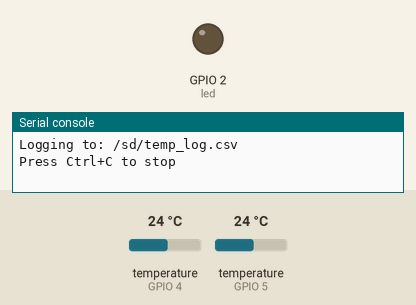
Recording of a program running on a simulated ESP32 board running MicroPython. On the bench: output pins drawn as LEDs (lit = HIGH), the last lines printed to the serial console. The test bench sets the inputs (shaded band); at power-on: temperature (sensors on GPIO 4, GPIO 5) 24 °C. Files the program writes start out absent; files that are not in the repository are absent; the clock reads 2024-03-15 10:24:30 at power-on unless the program sets it.

Above: at 0.1 s.
At 0.88 s:
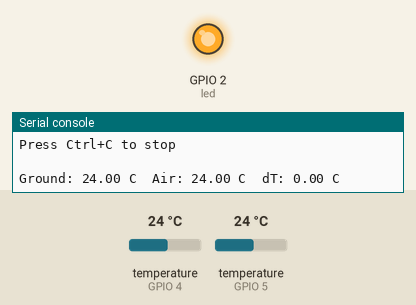
Timing chart, 0 to 2.4 s (numbered marks = the images above):
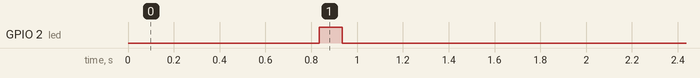

The program:

main.py
```python
"""
Resilience Node - Basic Data Logger

Minimal firmware for ESP32 that logs temperature gradients.
Just logs data, no actuators needed.

Hardware:
- ESP32 dev board
- 2x DS18B20 temperature sensors
- MicroSD card (optional, for local storage)

Wiring:
- GPIO4 -> DS18B20 #1 (ground sensor)
- GPIO5 -> DS18B20 #2 (air sensor)
- Both sensors: 3.3V and GND
- 4.7k ohm pullup resistor on data lines
"""

import machine
import onewire
import ds18x20
import time
from machine import Pin, SoftSPI, SDCard
import os


LOG_INTERVAL = 300  # seconds (5 minutes)


class TemperatureLogger:
    def __init__(self, pin_ground=4, pin_air=5):
        """Initialize temperature sensors."""
        self.ow_ground = onewire.OneWire(Pin(pin_ground))
        self.ow_air = onewire.OneWire(Pin(pin_air))

        self.sensor_ground = ds18x20.DS18X20(self.ow_ground)
        self.sensor_air = ds18x20.DS18X20(self.ow_air)

        self.addr_ground = self.sensor_ground.scan()
        self.addr_air = self.sensor_air.scan()

        if not self.addr_ground:
            print("Warning: No ground sensor found on GPIO4")
        if not self.addr_air:
            print("Warning: No air sensor found on GPIO5")

        self.led = Pin(2, Pin.OUT)
        print("Temperature logger initialized")

    def read_temperatures(self):
        """Read both temperature sensors."""
        readings = {
            'timestamp': time.time(),
            'temp_ground': None,
            'temp_air': None,
            'delta_t': None,
        }

        try:
            self.sensor_ground.convert_temp()
            self.sensor_air.convert_temp()
            time.sleep_ms(750)

            if self.addr_ground:
                readings['temp_ground'] = self.sensor_ground.read_temp(self.addr_ground[0])
            if self.addr_air:
                readings['temp_air'] = self.sensor_air.read_temp(self.addr_air[0])

            if readings['temp_ground'] is not None and readings['temp_air'] is not None:
                readings['delta_t'] = readings['temp_ground'] - readings['temp_air']
        except Exception as e:
            print(f"Error reading sensors: {e}")

        return readings

    def format_log_entry(self, readings):
        """Format readings as CSV line."""
        return (f"{readings['timestamp']},"
                f"{readings.get('temp_ground', 'NA')},"
                f"{readings.get('temp_air', 'NA')},"
                f"{readings.get('delta_t', 'NA')}\n")

    def blink_status(self):
        """Blink LED to show activity."""
        self.led.value(1)
        time.sleep_ms(100)
        self.led.value(0)


def setup_sd_card():
    """Initialize SD card for data logging."""
    try:
        spi = SoftSPI(sck=Pin(18), mosi=Pin(23), miso=Pin(19))
        sd = SDCard(spi, Pin(5))
        os.mount(sd, '/sd')
        print("SD card mounted at /sd")
        return True
    except Exception as e:
        print(f"Could not mount SD card: {e}")
        print("Logging to flash memory instead")
        return False


def main():
    """Main logging loop."""
    print("=" * 40)
    print("Resilience Node - Temperature Logger")
    print("=" * 40)
    print()

    logger = TemperatureLogger()
    has_sd = setup_sd_card()

    log_path = '/sd/temp_log.csv' if has_sd else 'temp_log.csv'

    try:
        with open(log_path, 'r'):
            pass
    except OSError:
        with open(log_path, 'w') as f:
            f.write("timestamp,temp_ground_C,temp_air_C,delta_t_C\n")

    print(f"Logging to: {log_path}")
    print("Press Ctrl+C to stop")
    print()

    while True:
        try:
            readings = logger.read_temperatures()

            if readings['temp_ground'] is not None:
                print(f"Ground: {readings['temp_ground']:.2f} C  ", end='')
            if readings['temp_air'] is not None:
                print(f"Air: {readings['temp_air']:.2f} C  ", end='')
            if readings['delta_t'] is not None:
                print(f"dT: {readings['delta_t']:.2f} C")
            else:
                print()

            log_entry = logger.format_log_entry(readings)
            with open(log_path, 'a') as f:
                f.write(log_entry)

            logger.blink_status()
            time.sleep(LOG_INTERVAL)

        except KeyboardInterrupt:
            print("\nLogging stopped")
            break
        except Exception as e:
            print(f"Error: {e}")
            time.sleep(60)


if __name__ == '__main__':
    main()
```

Measured:
- by itself, GPIO 2 (led): LOW → HIGH at 0.84 s, → LOW 0.10 s later
